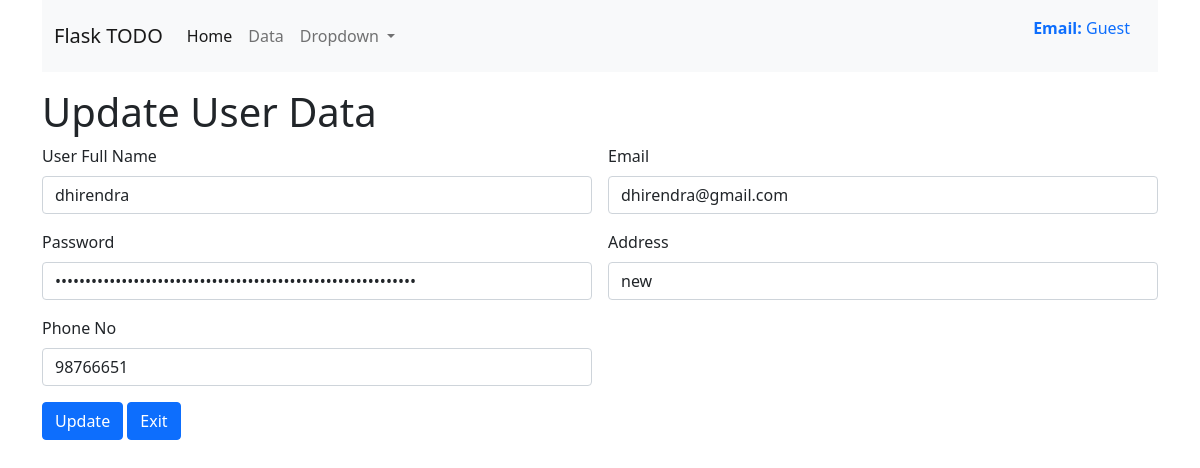
The app's page /updateuser/4 with its own data.
### app.py (models this page shows, shortened)
class Register_user(db.Model):
    __tablename__ = 'Register_user'
    reg_no = db.Column(db.Integer, primary_key=True)
    fullname = db.Column(db.String(100), nullable = False)
    email = db.Column(db.String(100), nullable = False)
    password = db.Column(db.String(100), nullable = False)
    address = db.Column(db.String(400), nullable = False)
    phone = db.Column(db.String(100), nullable = False)

### app.py (the view, shortened to what this page needs)
@app.route('/updateuser/<int:reg_no>', methods =['GET', 'POST'])
def updateuser(reg_no):
    register_user = Register_user.query.filter_by(reg_no=reg_no).first()
    return render_template('updateuser.html', register_user=register_user)

### templates/updateuser.html
{% extends "base.html" %}
{% block body %}
  <div class ="container my-3" >
    <h1> Update User Data</h1>
    <form action ="/updateuser/{{register_user.reg_no}}" method = "POST" class="row g-3">
      <div class="col-md-6">
        <label for="fullname" class="form-label">User Full Name</label>
        <input type="text" class="form-control" name="fullname" value ="{{register_user.fullname}}" id="fullname" placeholder="Full Name">
      </div>
      <div class="col-md-6">
        <label for="email" class="form-label">Email</label>
        <input type="text" class="form-control" name="email" value ="{{register_user.email}}" id="email" placeholder="@gmail.com">
      </div>
      <div class="col-6">
        <label for="password" class="form-label">Password</label>
        <input type="Password" class="form-control" name="password" value ="{{register_user.password}}" id="password" placeholder="*****">
      </div>
      <div class="col-6">
        <label for="address" class="form-label">Address</label>
        <input type="text" class="form-control" name="address" value ="{{register_user.address}}" id="address" placeholder="Your Address">
      </div>
      <div class="col-6">
        <label for="phone" class="form-label">Phone No</label>
        <input type="text" class="form-control" name="phone" value ="{{register_user.phone}}" id="phone" placeholder="+977 ....">
      </div>
      <div class="col-12">
        <button type="submit" class="btn btn-primary">Update</button>
        <button type="Exit" class="btn btn-primary">Exit</button>
      </div>
    </form>
{% endblock body %}

### records on screen
Register_user: fullname "dhirendra", email "dhirendra@gmail.com", address "new", phone "98766651"

### other values on screen
{{ user.email if user else "Guest" }} "Guest"
